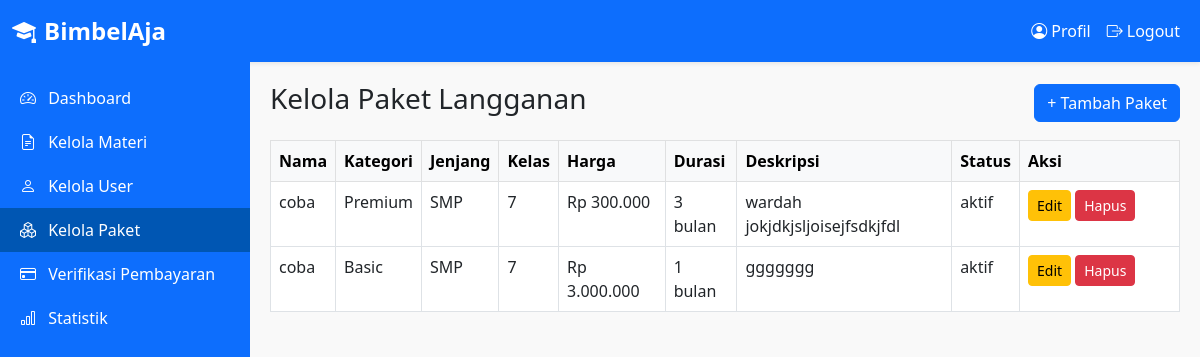
Screenshot of /admin/kelola_paket.php (signed in) with the database file from the repository.
### tables this page shows
CREATE TABLE `paket` (
  `id` int(11) NOT NULL,
  `nama` varchar(50) NOT NULL,
  `kategori` varchar(50) DEFAULT NULL,
  `jenjang` varchar(20) NOT NULL,
  `kelas` varchar(10) NOT NULL,
  `harga` int(11) NOT NULL,
  `durasi` int(11) NOT NULL,
  `satuan_durasi` enum('bulan','tahun') NOT NULL DEFAULT 'bulan',
  `warna` varchar(20) DEFAULT '#0d6efd',
  `deskripsi` text DEFAULT NULL,
  `status` enum('aktif','nonaktif') DEFAULT 'aktif',
  `created_at` timestamp NOT NULL DEFAULT current_timestamp(),
  `updated_at` timestamp NOT NULL DEFAULT current_timestamp() ON UPDATE current_timestamp()
);

### admin/kelola_paket.php (the view, shortened to what this page needs)
<?php
include '../includes/admin_header.php';
include '../config/database.php';
$paket = mysqli_query($conn, "SELECT * FROM paket ORDER BY harga ASC");
?>
<div class="content">
  <div class="d-flex justify-content-between align-items-center mb-3">
    <h3>Kelola Paket Langganan</h3>
    <button class="btn btn-primary" data-bs-toggle="modal" data-bs-target="#paketModal">+ Tambah Paket</button>
  </div>
  <div class="table-responsive">
    <table class="table table-bordered table-hover">
      <thead class="table-light">
        <tr>
          <th>Nama</th>
          <th>Kategori</th>
          <th>Jenjang</th>
          <th>Kelas</th>
          <th>Harga</th>
          <th>Durasi</th>
          <th>Deskripsi</th>
          <th>Status</th>
          <th width="160px">Aksi</th>
        </tr>
      </thead>
      <tbody>
        <?php while($row = mysqli_fetch_assoc($paket)): ?>
        <tr>
          <td><?= htmlspecialchars($row['nama']) ?></td>
          <td><?= $row['kategori'] ?></td>
          <td><?= $row['jenjang'] ?></td>
          <td><?= $row['kelas'] ?></td>
          <td>Rp <?= number_format($row['harga'], 0, ',', '.') ?></td>
          <td><?= $row['durasi'].' '.$row['satuan_durasi'] ?></td>
          <td><?= htmlspecialchars($row['deskripsi']) ?></td>
          <td><?= $row['status'] ?></td>
          <td>
            <a href="?edit=<?= $row['id'] ?>" class="btn btn-sm btn-warning">Edit</a>
            <a href="?hapus=<?= $row['id'] ?>" class="btn btn-sm btn-danger" onclick="return confirm('Hapus paket ini?')">Hapus</a>
          </td>
        </tr>
        <?php endwhile; ?>
      </tbody>
    </table>
  </div>
</div>
<?php include '../includes/admin_footer.php'; ?>

### includes/admin_header.php (style rules this page uses)
body { font-family: 'Segoe UI', sans-serif; background-color: #f9f9f9; }
.content { margin-left: 250px; padding: 20px; }

### rows the page displays
paket: nama "coba", kategori "Premium", jenjang "SMP", kelas "7", harga "300.000", durasi "3", satuan_durasi "bulan", deskripsi "wardah jokjdkjsljoisejfsdkjfdl", status "aktif"
paket: nama "coba", kategori "Basic", jenjang "SMP", kelas "7", harga "3.000.000", durasi "1", satuan_durasi "bulan", deskripsi "ggggggg", status "aktif"
